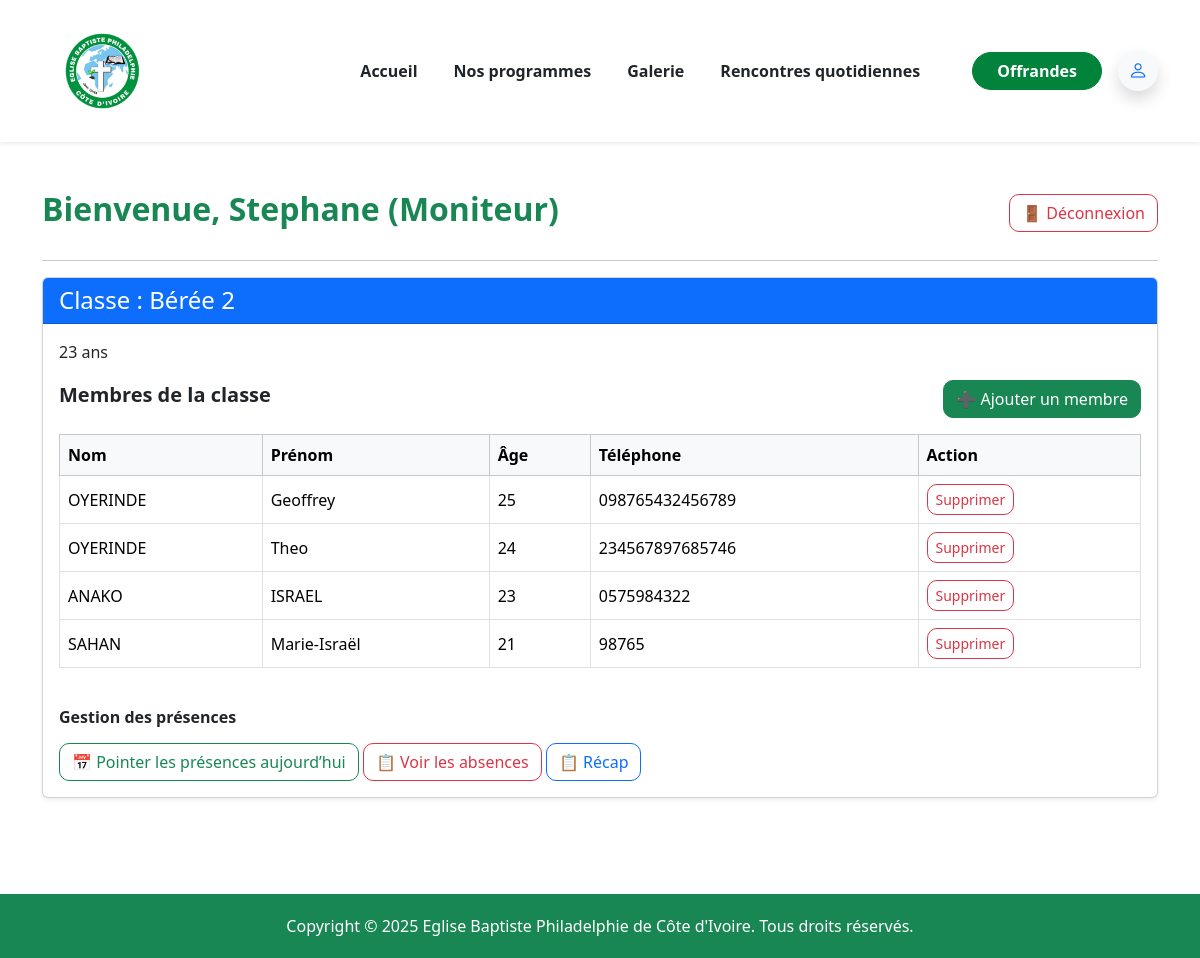
The page /gestion/dashboard-moniteur/ (signed in) on the database its author committed.
### gestion/models.py (models this page shows, shortened)
class User(AbstractUser):
    ROLE_CHOICES = (
        ('moniteur', 'Moniteur'),
        ('gest_rencontre', 'Gestion Rencontre'),
        ('admin', 'Super Admin'),
    )
    role = models.CharField(max_length=20, choices=ROLE_CHOICES)

class Classe(models.Model):
    nom = models.CharField(max_length=100)
    description = models.TextField(blank=True)
    moniteur = models.ForeignKey(settings.AUTH_USER_MODEL, on_delete=models.CASCADE, related_name='classes')

class Membre(models.Model):
    nom = models.CharField(max_length=100)
    prenom = models.CharField(max_length=100)
    age = models.IntegerField()
    telephone = models.CharField(max_length=20)
    classe = models.ForeignKey(Classe, on_delete=models.CASCADE)

### gestion/views.py (the view)
# urls.py: path('dashboard-moniteur/', views.dashboard_moniteur, name='dashboard_moniteur'),
@never_cache
@login_required
def dashboard_moniteur(request):
    user = request.user
    classes = Classe.objects.filter(moniteur=user)
    classes_data = []
    for classe in classes:
        membres = Membre.objects.filter(classe=classe)
        classes_data.append({
            'classe': classe,
            'membres': membres,
        })
    return render(request, 'gestion/dashboard_moniteur.html', {
        'classes_data': classes_data
    })

### templates/gestion/dashboard_moniteur.html (shortened to what this page needs)
{% extends 'vitrine/base.html' %}
{% block content %}
<div class="container py-5">
    <div class="d-flex justify-content-between align-items-center mb-4">
    <h2 class="text-success fw-bold">Bienvenue, {{ request.user.username }} (Moniteur)</h2>
    <a href="{% url 'logout' %}" class="btn btn-outline-danger">🚪 Déconnexion</a>
</div>
    <hr>
    {% if classes_data %}
        {% for item in classes_data %}
            <div class="card mb-5 shadow-sm">
                <div class="card-header bg-primary text-white">
                    <h4 class="mb-0">Classe : {{ item.classe.nom }}</h4>
                </div>
                <div class="card-body">
                    <p>{{ item.classe.description }}</p>
                    <div class="d-flex justify-content-between align-items-center mb-3">
                        <h5 class="fw-semibold">Membres de la classe</h5>
                        <a href="{% url 'ajouter_membre' %}" class="btn btn-success">➕ Ajouter un membre</a>
                    </div>
                    {% if item.membres %}
                        <div class="table-responsive">
                            <table class="table table-bordered align-middle">
                                <thead class="table-light">
                                    <tr>
                                        <th>Nom</th>
                                        <th>Prénom</th>
                                        <th>Âge</th>
                                        <th>Téléphone</th>
                                        <th>Action</th>
                                    </tr>
                                </thead>
                                <tbody>
                                    {% for membre in item.membres %}
                                    <tr>
                                        <td>{{ membre.nom }}</td>
                                        <td>{{ membre.prenom }}</td>
                                        <td>{{ membre.age }}</td>
                                        <td>{{ membre.telephone }}</td>
                                        <td>
                                            <form method="post" action="{% url 'supprimer_membre' membre.id %}" onsubmit="return confirm('Confirmer la suppression ?')">
                                                <button type="submit" class="btn btn-sm btn-outline-danger">Supprimer</button>
                                            </form>
                                        </td>
                                    </tr>
                                    {% endfor %}
                                </tbody>
                            </table>
                        </div>
                    {% else %}
                        <p>Aucun membre dans cette classe pour le moment.</p>
                    {% endif %}
                    <div class="mt-4">
                        <h6 class="fw-semibold">Gestion des présences</h6>
                        <a href="{% url 'pointer_presence' %}" class="btn btn-outline-success mt-2">📅 Pointer les présences aujourd’hui</a>
                        <a href="{% url 'liste_absences' %}" class="btn btn-outline-danger mt-2">📋 Voir les absences</a>
                        <a href="{% url 'recapitulatif_presences' %}" class="btn btn-outline-primary mt-2">📋 Récap</a>
                    </div>
                </div>
            </div>
        {% endfor %}
    {% else %}
        <div class="alert alert-warning">Aucune classe assignée à votre compte pour le moment.</div>
    {% endif %}
</div>
{% endblock %}

### static/css/style.css (style rules this page uses)
html { scroll-behavior: smooth; }
.form-control, .btn { border-radius: 10px; }

### rows shown on the page
User: user.username "Stephane"
Classe: classe.nom "Bérée 2", classe.description "23 ans"
Membre: nom "OYERINDE", prenom "Geoffrey", age "25", telephone "098765432456789"
Membre: nom "OYERINDE", prenom "Theo", age "24", telephone "234567897685746"
Membre: nom "ANAKO", prenom "ISRAEL", age "23", telephone "0575984322"
Membre: nom "SAHAN", prenom "Marie-Israël", age "21", telephone "98765"
